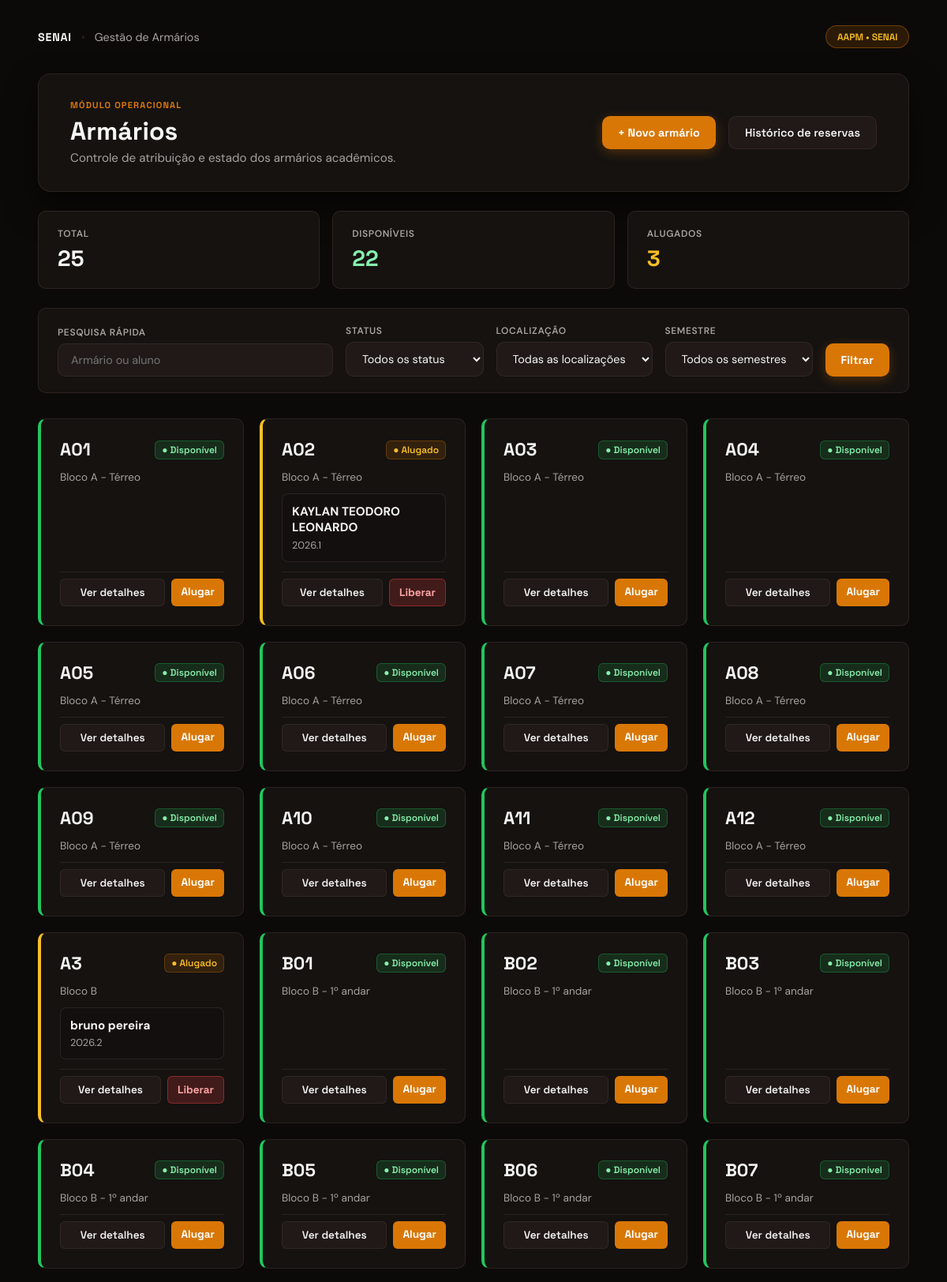
The page /armarios/ (signed in, upper part) on the database as committed earlier.
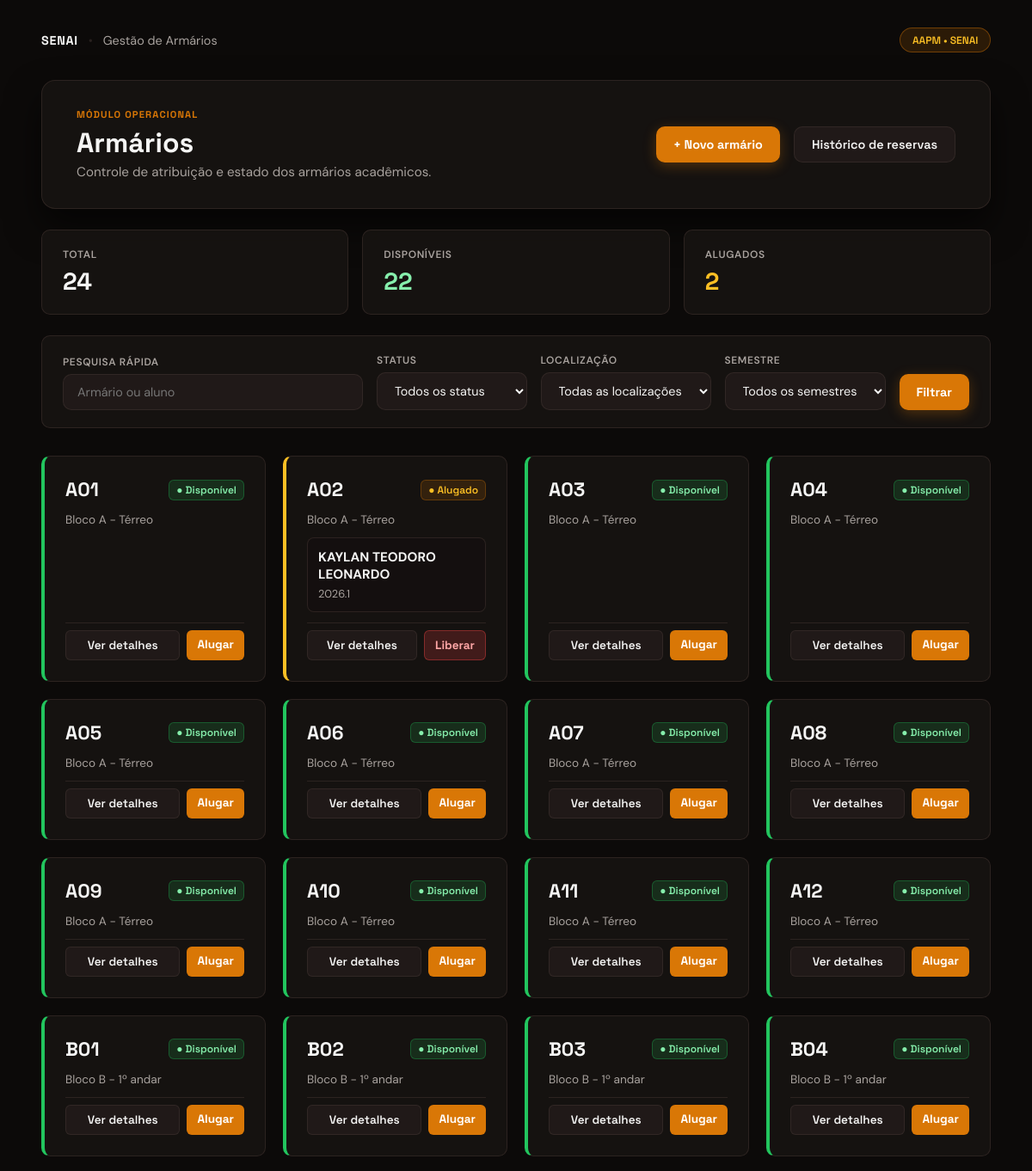
The same page on the database as committed later.
### app/models/armario.py (models this page shows, shortened)
class Armario(Base):
    __tablename__ = "armarios"
    id     = Column(Integer, primary_key=True, index=True)
    numero = Column(String(20), nullable=False, unique=True)
    localizacao = Column(String(100), nullable=True)
    status = Column(
        Enum(StatusArmario),
        nullable=False,
        default=StatusArmario.DISPONIVEL
    )
    locatario_nome = Column(String(150), nullable=True)
    semestre = Column(String(10), nullable=True)
    observacao = Column(String(255), nullable=True)
    ativo = Column(Boolean, default=True)
    alugado_em     = Column(DateTime, nullable=True)
    criado_em      = Column(DateTime, server_default=func.now())
    atualizado_em  = Column(DateTime, server_default=func.now(), onupdate=func.now())

### app/controllers/armario_controller.py (the view)
@router.get("/")
def listar_armarios(
    request: Request,
    status: str = "",           # filtra por status
    localizacao: str = "",      # filtra por localização
    busca: str = "",
    semestre: str = "",
    db: Session = Depends(get_db),
    usuario = Depends(get_usuario_logado)
):
    query = db.query(Armario).filter(Armario.ativo == True)
    if status in ("disponivel", "alugado", "inativo"):
        query = query.filter(Armario.status == status)
    if localizacao:
        query = query.filter(Armario.localizacao.ilike(f"%{localizacao}%"))
    if busca:
        termo = f"%{busca}%"
        query = query.filter((Armario.numero.ilike(termo)) | (Armario.locatario_nome.ilike(termo)))
    if semestre:
        query = query.filter(Armario.semestre == semestre)
    armarios = query.order_by(Armario.numero).all()
    todos     = db.query(Armario).filter(Armario.ativo == True).all()
    disponiveis = sum(1 for a in todos if a.status == StatusArmario.DISPONIVEL)
    alugados    = sum(1 for a in todos if a.status == StatusArmario.ALUGADO)
    localizacoes = sorted(set(
        a.localizacao for a in todos if a.localizacao
    ))
    return templates.TemplateResponse(
        request,
        "armarios/index.html",
        {
            "request":      request,
            "usuario":      usuario,
            "armarios":     armarios,
            "disponiveis":  disponiveis,
            "alugados":     alugados,
            "total":        len(todos),
            "status":       status,
            "localizacao":  localizacao,
            "localizacoes": localizacoes,
            "busca": busca,
            "semestre": semestre,
            "semestres": sorted(set(a.semestre for a in todos if a.semestre)),
            "StatusArmario": StatusArmario,
        }
    )

### app/templates/armarios/index.html (shortened to what the changed rows need)
<!DOCTYPE html>
<html lang="pt-br">
<head>
    <link rel="stylesheet" href="/static/css/armarios/index.css">
</head>
<body>
    <div class="page-wrapper">
        <main class="content-container">
            <div class="dashboard-header-card">
                <div class="header-titles">
                    <h1>Armários</h1>
                </div>
            </div>
            <div class="stats-overview-row">
                <div class="stat-mini-card">
                    <span class="stat-label">Total</span>
                    <span class="stat-value">{{ total }}</span>
                </div>
                <div class="stat-mini-card">
                    <span class="stat-label">Alugados</span>
                    <span class="stat-value text-amber">{{ alugados }}</span>
                </div>
            </div>
            <div class="locker-grid">
                {% for a in armarios %}
                <div class="locker-card status-{{ a.status.value }}">
                    <div class="locker-card-top">
                        <span class="locker-number">{{ a.numero }}</span>
                        {% if a.status.value == 'disponivel' %}
                        <span class="badge badge-green">● Disponível</span>
                        {% elif a.status.value == 'alugado' %}
                        <span class="badge badge-amber">● Alugado</span>
                        {% else %}
                        <span class="badge badge-gray">● Inativo</span>
                        {% endif %}
                    </div>
                    {% if a.localizacao %}
                    <span class="locker-location">{{ a.localizacao }}</span>
                    {% endif %}
                    {% if a.status.value == 'alugado' %}
                    <div class="locker-occupant-info">
                        <strong>{{ a.locatario_nome }}</strong>
                        <span class="locker-semester">{{ a.semestre }}</span>
                    </div>
                    {% endif %}
                    <div class="locker-card-actions">
                        <a href="/armarios/{{ a.id }}" class="btn-card-details">Ver detalhes</a>
                        {% if usuario.role == 'admin' %}
                            {% if a.status.value == 'disponivel' %}
                            <a href="/armarios/{{ a.id }}/alugar" class="btn-card-action">Alugar</a>
                            {% elif a.status.value == 'alugado' %}
                            <form action="/armarios/{{ a.id }}/liberar" method="post" onsubmit="return confirm('Confirma a liberação do armário {{ a.numero }} no sistema AAPM SENAI?')">
                                <button type="submit" class="btn-card-action btn-danger-soft">Liberar</button>
                            </form>
                            {% endif %}
                        {% endif %}
                    </div>
                </div>
                {% endfor %}
            </div>
        </main>
    </div>
</body>
</html>

Rows that differ between the two databases and show on the page:
no longer on this page (row edited): Armario: numero "A3", status "● Alugado", localizacao "Bloco B", locatario_nome "bruno pereira", semestre "2026.2"
no longer on this page (row unchanged): Armario: numero "B05", status "● Disponível", localizacao "Bloco B - 1º andar"
no longer on this page (row unchanged): Armario: numero "B06", status "● Disponível", localizacao "Bloco B - 1º andar"
no longer on this page (row unchanged): Armario: numero "B07", status "● Disponível", localizacao "Bloco B - 1º andar"
Other text that changed with them:
{{ total }}: "25" → "24"
{{ alugados }}: "3" → "2"
